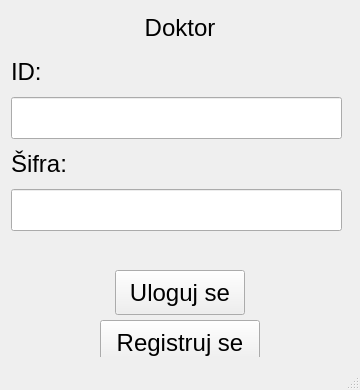
<?xml version="1.0" encoding="UTF-8"?>
<ui version="4.0">
 <class>DoktorLoginWIndow</class>
 <widget class="QMainWindow" name="DoktorLoginWIndow">
  <property name="geometry">
   <rect>
    <x>0</x>
    <y>0</y>
    <width>360</width>
    <height>390</height>
   </rect>
  </property>
  <property name="font">
   <font>
    <pointsize>18</pointsize>
   </font>
  </property>
  <property name="windowTitle">
   <string>Ambulanta</string>
  </property>
  <widget class="QWidget" name="centralwidget">
   <widget class="QLabel" name="doktorLoginLabel">
    <property name="geometry">
     <rect>
      <x>135</x>
      <y>10</y>
      <width>90</width>
      <height>36</height>
     </rect>
    </property>
    <property name="text">
     <string>Doktor</string>
    </property>
    <property name="alignment">
     <set>Qt::AlignCenter</set>
    </property>
   </widget>
   <widget class="QLabel" name="doktorLoginIme">
    <property name="geometry">
     <rect>
      <x>11</x>
      <y>54</y>
      <width>42</width>
      <height>36</height>
     </rect>
    </property>
    <property name="text">
     <string>ID:</string>
    </property>
   </widget>
   <widget class="QLabel" name="doktorLoginSifra">
    <property name="geometry">
     <rect>
      <x>11</x>
      <y>146</y>
      <width>72</width>
      <height>36</height>
     </rect>
    </property>
    <property name="text">
     <string>Šifra:</string>
    </property>
   </widget>
   <widget class="QPushButton" name="doktor_login">
    <property name="geometry">
     <rect>
      <x>115</x>
      <y>270</y>
      <width>130</width>
      <height>45</height>
     </rect>
    </property>
    <property name="text">
     <string>Uloguj se</string>
    </property>
   </widget>
   <widget class="QPushButton" name="doktor_registruj">
    <property name="geometry">
     <rect>
      <x>100</x>
      <y>320</y>
      <width>160</width>
      <height>45</height>
     </rect>
    </property>
    <property name="text">
     <string>Registruj se</string>
    </property>
   </widget>
   <widget class="QLineEdit" name="id_doktor_login">
    <property name="geometry">
     <rect>
      <x>11</x>
      <y>97</y>
      <width>331</width>
      <height>42</height>
     </rect>
    </property>
   </widget>
   <widget class="QLineEdit" name="sifra_doktor_login">
    <property name="geometry">
     <rect>
      <x>11</x>
      <y>189</y>
      <width>331</width>
      <height>42</height>
     </rect>
    </property>
   </widget>
   <widget class="QLabel" name="greska_doktor_log">
    <property name="geometry">
     <rect>
      <x>20</x>
      <y>240</y>
      <width>220</width>
      <height>21</height>
     </rect>
    </property>
    <property name="font">
     <font>
      <pointsize>10</pointsize>
     </font>
    </property>
    <property name="text">
     <string/>
    </property>
   </widget>
  </widget>
  <widget class="QStatusBar" name="statusbar"/>
 </widget>
 <resources/>
 <connections/>
</ui>
